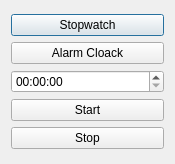
<?xml version="1.0" encoding="UTF-8"?>
<ui version="4.0">
 <class>MarkTime</class>
 <widget class="QDialog" name="MarkTime">
  <property name="geometry">
   <rect>
    <x>0</x>
    <y>0</y>
    <width>175</width>
    <height>164</height>
   </rect>
  </property>
  <property name="windowTitle">
   <string>Dialog</string>
  </property>
  <layout class="QVBoxLayout" name="verticalLayout">
   <item>
    <layout class="QGridLayout" name="gridLayout">
     <item row="0" column="0">
      <widget class="QPushButton" name="Go_Stopwatch">
       <property name="text">
        <string>Stopwatch</string>
       </property>
      </widget>
     </item>
     <item row="1" column="0">
      <widget class="QPushButton" name="Go_Alarm">
       <property name="text">
        <string>Alarm Cloack</string>
       </property>
      </widget>
     </item>
     <item row="2" column="0">
      <widget class="QTimeEdit" name="timeEdit">
       <property name="time">
        <time>
         <hour>0</hour>
         <minute>0</minute>
         <second>0</second>
        </time>
       </property>
      </widget>
     </item>
     <item row="3" column="0">
      <widget class="QPushButton" name="Start_timemark">
       <property name="text">
        <string>Start</string>
       </property>
      </widget>
     </item>
     <item row="4" column="0">
      <widget class="QPushButton" name="Stop_button">
       <property name="text">
        <string>Stop</string>
       </property>
      </widget>
     </item>
    </layout>
   </item>
  </layout>
 </widget>
 <resources/>
 <connections/>
</ui>
